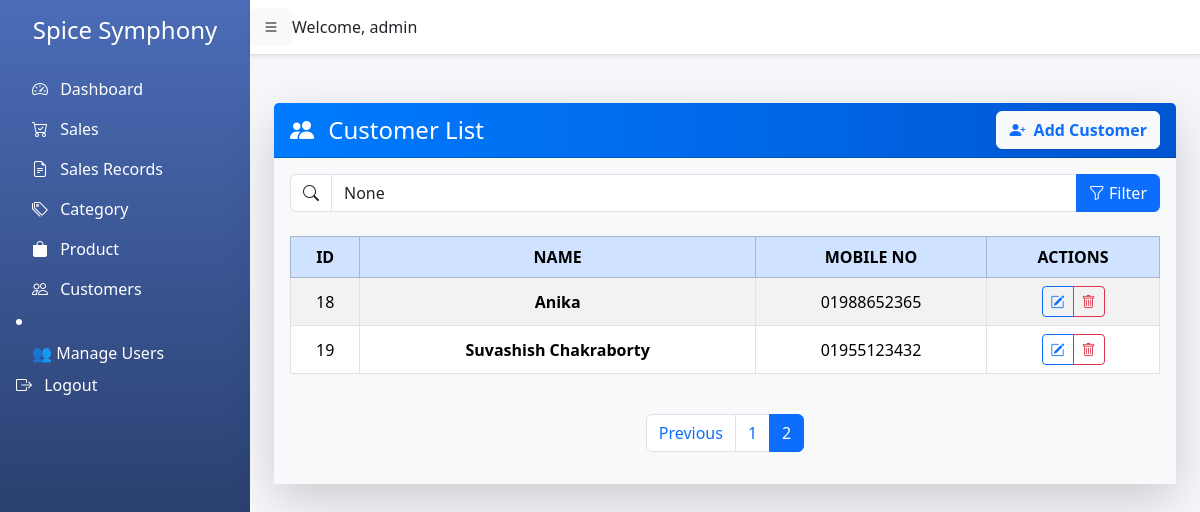
Page /customers/?page=2 (signed in) on the earlier database version.
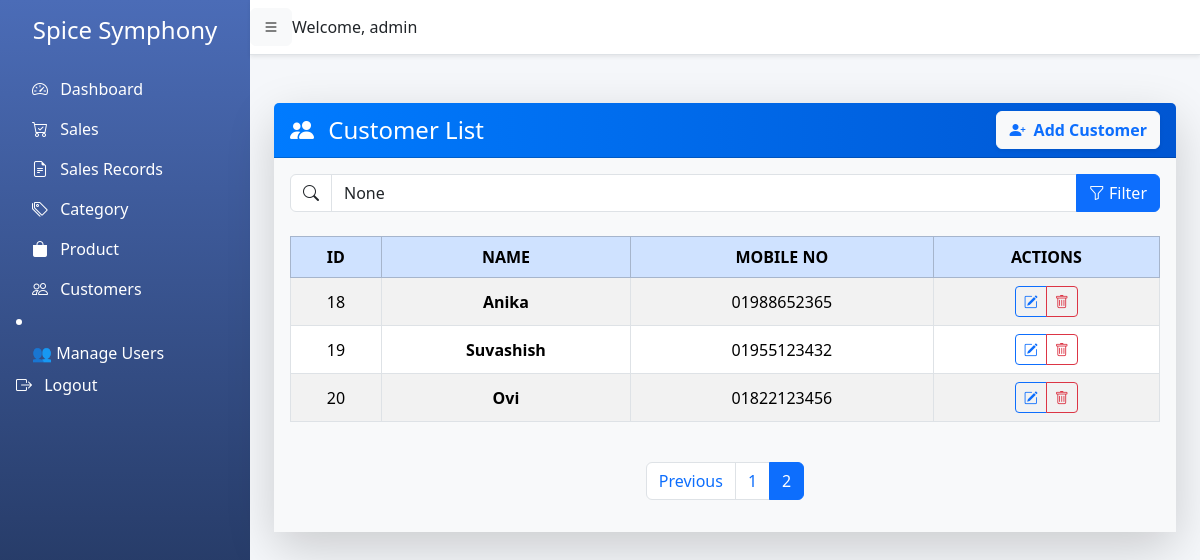
Same page on the later database version.
### pos/models.py (models this page shows, shortened)
class Customer(models.Model):
    name = models.CharField(max_length=255)
    mobile_no = models.CharField(max_length=11, unique=True)
    created_at = models.DateTimeField(auto_now_add=True)
    updated_at = models.DateTimeField(auto_now=True)

### pos/views.py (the view)
# urls.py: path('customers/', views.customer_list, name='customer_list'),
@login_required
def customer_list(request):
    query = request.GET.get('q')
    if query:
        customers = Customer.objects.filter(name__icontains=query) | Customer.objects.filter(mobile_no__icontains=query)
    else:
        customers = Customer.objects.all()
    paginator = Paginator(customers, 10)  # 10 per page
    page_number = request.GET.get('page')
    page_obj = paginator.get_page(page_number)
    return render(request, 'pos/customer_list.html', {'page_obj': page_obj, 'query': query})

### pos/templates/pos/customer_list.html (shortened to what this page needs)
{% extends 'pos/base.html' %}
{% load static %}
{% block content %}
<div class="container mt-5">
    <div class="card shadow-lg border-0 rounded-4">
        <div class="card-header bg-gradient-primary text-white d-flex justify-content-between align-items-center flex-wrap">
            <h4 class="mb-0">
                <i class="bi bi-people-fill me-2"></i> Customer List
            </h4>
            <a href="{% url 'customer_add' %}" class="btn btn-light text-primary fw-semibold shadow-sm mt-2 mt-sm-0">
                <i class="bi bi-person-plus-fill me-1"></i> Add Customer
            </a>
        </div>
        <div class="card-body bg-light">
            <form method="GET" class="mb-4">
                <div class="input-group">
                    <span class="input-group-text bg-white"><i class="bi bi-search"></i></span>
                    <input
                        type="text"
                        name="q"
                        class="form-control"
                        placeholder="Search by name or mobile number..."
                        value="{{ query }}"
                    >
                    <button class="btn btn-primary" type="submit">
                        <i class="bi bi-funnel"></i> Filter
                    </button>
                </div>
            </form>
            <div class="table-responsive">
                <table class="table table-striped table-bordered align-middle text-center">
                    <thead class="table-primary">
                        <tr>
                            <th>ID</th>
                            <th>Name</th>
                            <th>Mobile No</th>
                            <th>Actions</th>
                        </tr>
                    </thead>
                    <tbody>
                        {% for customer in page_obj %}
                        <tr>
                            <td>{{ customer.id }}</td>
                            <td class="fw-semibold">{{ customer.name }}</td>
                            <td>{{ customer.mobile_no }}</td>
                            <td>
                                <div class="btn-group">
                                    <a href="{% url 'customer_edit' customer.id %}" class="btn btn-sm btn-outline-primary" title="Edit">
                                        <i class="bi bi-pencil-square"></i>
                                    </a>
                                    <a href="{% url 'customer_delete' customer.id %}" class="btn btn-sm btn-outline-danger" title="Delete"
                                       onclick="return confirm('Are you sure you want to delete this customer?');">
                                        <i class="bi bi-trash"></i>
                                    </a>
                                </div>
                            </td>
                        </tr>
                        {% endfor %}
                    </tbody>
                </table>
            </div>
            {% if page_obj.has_other_pages %}
            <nav aria-label="Customer pagination">
                <ul class="pagination justify-content-center mt-4">
                    {% if page_obj.has_previous %}
                    <li class="page-item">
                        <a class="page-link" href="?page={{ page_obj.previous_page_number }}{% if query %}&q={{ query }}{% endif %}">
                            Previous
                        </a>
                    </li>
                    {% endif %}
                    {% for num in page_obj.paginator.page_range %}
                        {% if page_obj.number == num %}
                            <li class="page-item active"><span class="page-link">{{ num }}</span></li>
                        {% else %}
                            <li class="page-item">
                                <a class="page-link" href="?page={{ num }}{% if query %}&q={{ query }}{% endif %}">{{ num }}</a>
                            </li>
                        {% endif %}
                    {% endfor %}
                </ul>
            </nav>
            {% endif %}
        </div>
    </div>
</div>
{% endblock %}

Differences in the rows shown:
changed Customer id 19: name "Suvashish Chakraborty" → "Suvashish"
added Customer: id "20", name "Ovi", mobile_no "01822123456"
